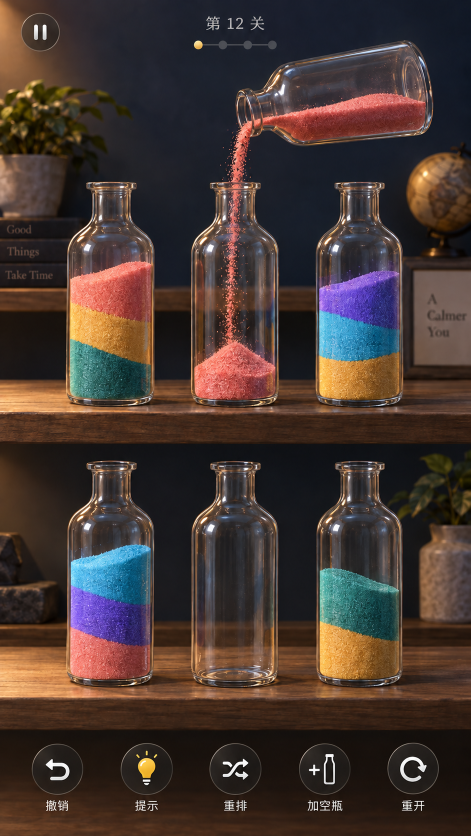
#> input picture games/puzzle/sand-sort/assets/game-cover-realistic.png, 941 x 1672 px (shown at 1/2 size)
$ python extract-glass-detail.py
#> lines starting #> are read from the running program, lines starting #| are printed output that depends on the picture
from pathlib import Path
from PIL import Image
import statistics

# Bake fine reflection detail from the approved empty bottle onto the 3D wall.
# This texture contains no sand or silhouette geometry.
root = Path(__file__).resolve().parents[1] / 'games/puzzle/sand-sort/assets'
source = Image.open(root / 'game-cover-realistic.png').convert('RGB').crop((377, 910, 560, 1378))
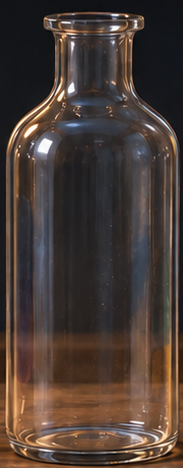
#> source: PIL image 183x468 RGB; mean R, G, B 73.9, 60.3, 54
detail = Image.new('RGBA', source.size)
#> detail: PIL image 183x468 RGBA; every value is 0
for y in range(source.height):
    row = [source.getpixel((x, y)) for x in range(source.width)]
    luminance = [0.2126*r + 0.7152*g + 0.0722*b for r,g,b in row]
    baseline = statistics.median(luminance[:8] + luminance[-8:])
    for x, color in enumerate(row):
        alpha = max(0, min(210, int((luminance[x] - baseline - 10) * 1.2)))
        detail.putpixel((x, y), (*color, alpha))
#> this loop made 468 passes
#> baseline on passes 1 to 3: 18.4, 18.08, 18.43
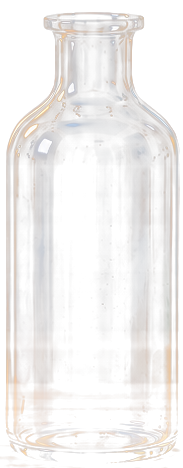
#> detail: PIL image 183x468 RGBA; mean R, G, B, A 73.9, 60.3, 54, 23.7; transparent parts drawn white
detail.save(root / 'glass-reflection-detail.png')
print('Baked approved glass reflection detail.')
